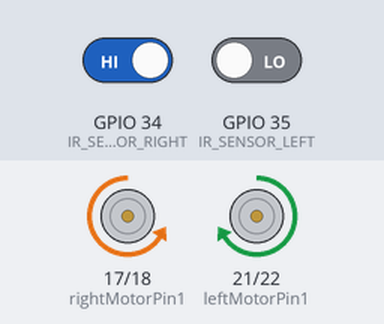
A sketch run on a simulated ESP32. On the bench: motor-driver pin pairs drawn as motors (green arrow = first pin HIGH = forward, orange = second pin HIGH = backward, longer = more drive, scaled by the enable pin). The inputs (shaded band) are chosen by the test bench; at power-on: GPIO 34 (IR_SENSOR_RIGHT) HIGH, GPIO 35 (IR_SENSOR_LEFT) LOW.

Above: at 1.2 s.
1.3 s: GPIO 34 (IR_SENSOR_RIGHT) driven LOW
At 2.5 s:
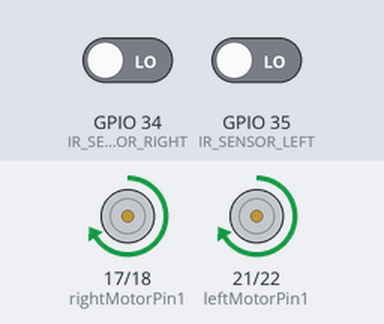
2.8 s: GPIO 35 (IR_SENSOR_LEFT) driven HIGH
At 3.6 s:
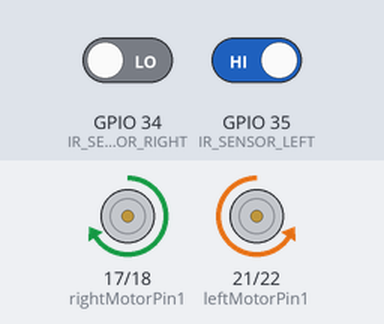
4.3 s: GPIO 34 (IR_SENSOR_RIGHT) driven HIGH
At 4.8 s:
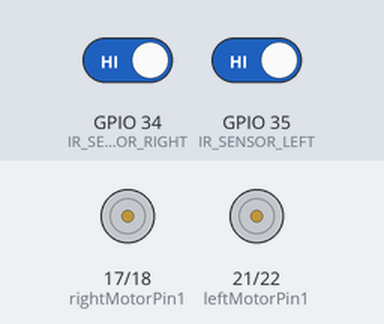
5.8 s: GPIO 35 (IR_SENSOR_LEFT) driven LOW
At 7.1 s:
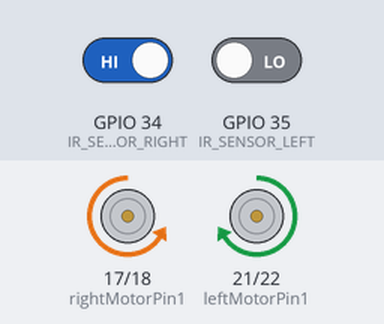
Timing chart, 0 to 8.3 s (numbered marks = the images above; inputs shaded):
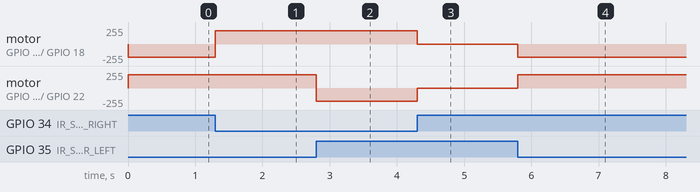

The sketch:

line_follower_robot_copy_esp32.ino
```cpp
#define IR_SENSOR_RIGHT 34
#define IR_SENSOR_LEFT 35
#define MOTOR_SPEED 200

// PWM properties
#define PWM_FREQ 5000
#define PWM_RESOLUTION 8

//Right motor
int enableRightMotor = 16;
int rightMotorPin1 = 17;
int rightMotorPin2 = 18;

//Left motor
int enableLeftMotor = 19;
int leftMotorPin1 = 21;
int leftMotorPin2 = 22;

void setup()
{
  pinMode(enableRightMotor, OUTPUT);
  pinMode(rightMotorPin1, OUTPUT);
  pinMode(rightMotorPin2, OUTPUT);

  pinMode(enableLeftMotor, OUTPUT);
  pinMode(leftMotorPin1, OUTPUT);
  pinMode(leftMotorPin2, OUTPUT);

  pinMode(IR_SENSOR_RIGHT, INPUT);
  pinMode(IR_SENSOR_LEFT, INPUT);

  // Setup PWM channels
  ledcAttach(enableRightMotor, PWM_FREQ, PWM_RESOLUTION);
  ledcAttach(enableLeftMotor, PWM_FREQ, PWM_RESOLUTION);

  rotateMotor(0, 0);
}

void loop()
{
  int rightIRSensorValue = digitalRead(IR_SENSOR_RIGHT);
  int leftIRSensorValue = digitalRead(IR_SENSOR_LEFT);

  if (rightIRSensorValue == LOW && leftIRSensorValue == LOW)
  {
    rotateMotor(MOTOR_SPEED, MOTOR_SPEED);
  }
  else if (rightIRSensorValue == HIGH && leftIRSensorValue == LOW)
  {
    rotateMotor(-MOTOR_SPEED, MOTOR_SPEED);
  }
  else if (rightIRSensorValue == LOW && leftIRSensorValue == HIGH)
  {
    rotateMotor(MOTOR_SPEED, -MOTOR_SPEED);
  }
  else
  {
    rotateMotor(0, 0);
  }
}

void rotateMotor(int rightMotorSpeed, int leftMotorSpeed)
{
  if (rightMotorSpeed < 0)
  {
    digitalWrite(rightMotorPin1, LOW);
    digitalWrite(rightMotorPin2, HIGH);
  }
  else if (rightMotorSpeed > 0)
  {
    digitalWrite(rightMotorPin1, HIGH);
    digitalWrite(rightMotorPin2, LOW);
  }
  else
  {
    digitalWrite(rightMotorPin1, LOW);
    digitalWrite(rightMotorPin2, LOW);
  }

  if (leftMotorSpeed < 0)
  {
    digitalWrite(leftMotorPin1, LOW);
    digitalWrite(leftMotorPin2, HIGH);
  }
  else if (leftMotorSpeed > 0)
  {
    digitalWrite(leftMotorPin1, HIGH);
    digitalWrite(leftMotorPin2, LOW);
  }
  else
  {
    digitalWrite(leftMotorPin1, LOW);
    digitalWrite(leftMotorPin2, LOW);
  }

  ledcWrite(enableRightMotor, abs(rightMotorSpeed));
  ledcWrite(enableLeftMotor, abs(leftMotorSpeed));
}
```

Measured:
- after the input at 1.3 s, motor on GPIO 17 (rightMotorPin1) / GPIO 18 (rightMotorPin2): backward 199/255 → forward 199/255 at once
- after the input at 2.8 s, motor on GPIO 21 (leftMotorPin1) / GPIO 22 (leftMotorPin2): forward 199/255 → backward 199/255 at once
- after the input at 4.3 s, motor on GPIO 17 (rightMotorPin1) / GPIO 18 (rightMotorPin2): forward 199/255 → stopped at once; motor on GPIO 21 (leftMotorPin1) / GPIO 22 (leftMotorPin2): backward 199/255 → stopped at once
- after the input at 5.8 s, motor on GPIO 17 (rightMotorPin1) / GPIO 18 (rightMotorPin2): stopped → backward 199/255 at once; motor on GPIO 21 (leftMotorPin1) / GPIO 22 (leftMotorPin2): stopped → forward 199/255 at once
